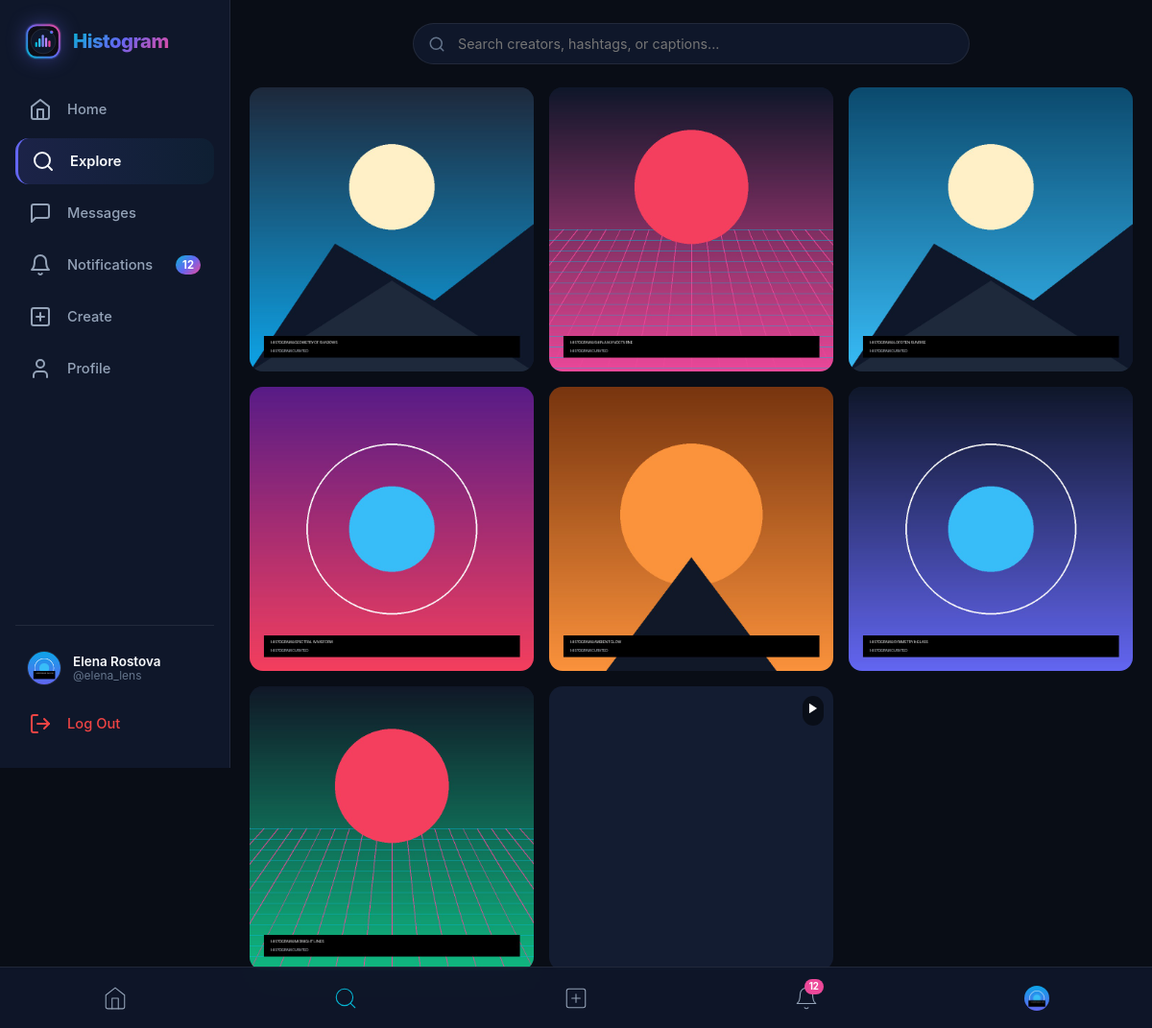
Page /explore (signed in) on the committed database.
### tables this page shows
CREATE TABLE users (
        id INTEGER PRIMARY KEY AUTOINCREMENT,
        username TEXT UNIQUE NOT NULL COLLATE NOCASE,
        email TEXT UNIQUE NOT NULL COLLATE NOCASE,
        password_hash TEXT NOT NULL,
        full_name TEXT,
        bio TEXT,
        profile_picture TEXT DEFAULT 'default_avatar.svg',
        created_at TIMESTAMP DEFAULT CURRENT_TIMESTAMP
    );

CREATE TABLE posts (
        id INTEGER PRIMARY KEY AUTOINCREMENT,
        user_id INTEGER NOT NULL,
        media_path TEXT NOT NULL,
        media_type TEXT NOT NULL CHECK(media_type IN ('image', 'video')),
        caption TEXT,
        created_at TIMESTAMP DEFAULT CURRENT_TIMESTAMP,
        FOREIGN KEY (user_id) REFERENCES users(id) ON DELETE CASCADE
    );

### app.py (the view)
@app.route('/explore')
def explore():
    current_user = get_current_user()
    user_id = current_user['id'] if current_user else 0
    posts = database.query_db("""
        SELECT p.*, u.username, u.profile_picture,
               (SELECT COUNT(*) FROM likes WHERE post_id = p.id) AS likes_count,
               (SELECT COUNT(*) FROM comments WHERE post_id = p.id) AS comments_count
        FROM posts p
        JOIN users u ON p.user_id = u.id
        ORDER BY likes_count DESC, p.created_at DESC
        LIMIT 60
    """)
    return render_template('explore.html', posts=[dict(p) for p in posts])

### app.py (called while the page is built)
def get_current_user():
    user_id = session.get('user_id')
    if not user_id:
        return None
    return database.query_db("SELECT * FROM users WHERE id = ?", (user_id,), one=True)

@app.context_processor
def inject_global_context():
    current_user = get_current_user()
    unread_notifications = 0
    unread_messages = 0
    if current_user:
        n_row = database.query_db(
            "SELECT COUNT(*) as cnt FROM notifications WHERE user_id = ? AND is_read = 0",
            (current_user['id'],), one=True
        )
        unread_notifications = n_row['cnt'] if n_row else 0
        m_row = database.query_db(
            "SELECT COUNT(*) as cnt FROM messages WHERE receiver_id = ? AND is_read = 0",
            (current_user['id'],), one=True
        )
        unread_messages = m_row['cnt'] if m_row else 0
    return {
        'current_user': current_user,
        'unread_notifications_count': unread_notifications,
        'unread_messages_count': unread_messages,
        'now_year': datetime.now().year
    }

### database.py (called while the page is built)
def get_db_connection():
    conn = sqlite3.connect(DATABASE_PATH)
    conn.row_factory = sqlite3.Row
    conn.execute("PRAGMA foreign_keys = ON;")
    return conn

def query_db(query, args=(), one=False):
    conn = get_db_connection()
    cur = conn.cursor()
    cur.execute(query, args)
    r = cur.fetchall()
    conn.close()
    return (r[0] if r else None) if one else r

### templates/explore.html (shortened to what this page needs)
{% extends "base.html" %}
{% block content %}
<div class="explore-container">
  <div class="search-bar-wrapper">
    <input type="text" id="search-input" class="search-input" placeholder="Search creators, hashtags, or captions..." oninput="handleSearchInput(this.value)" autocomplete="off">
  </div>
  {% if posts %}
  <div class="media-grid">
    {% for post in posts %}
    <a href="{{ url_for('view_post', post_id=post.id) }}" class="grid-item">
      {% if post.media_type == 'video' %}
        <video src="{{ url_for('serve_upload', folder='posts', filename=post.media_path) }}" preload="metadata"></video>
        <div class="grid-video-badge">
          <svg xmlns="http://www.w3.org/2000/svg" width="14" height="14" viewBox="0 0 24 24" fill="currentColor"><polygon points="5 3 19 12 5 21 5 3"/></svg>
        </div>
      {% else %}
        <img src="{{ url_for('serve_upload', folder='posts', filename=post.media_path) }}" alt="Post by {{ post.username }}" loading="lazy">
      {% endif %}
    </a>
    {% endfor %}
  </div>
  {% else %}
  <div style="text-align:center;padding:60px 20px;color:var(--text-dim);">
    <p style="font-size:1.1rem;">No explore posts available yet.</p>
  </div>
  {% endif %}
</div>
{% endblock %}

### templates/base.html (shortened to what this page needs)
<!DOCTYPE html>
<html lang="en">
<head>
  <link rel="stylesheet" href="{{ url_for('static', filename='css/style.css') }}">
</head>
<body>
  <div class="app-wrapper">
    {% if current_user %}
    <aside class="app-sidebar">
      <a href="{{ url_for('home') }}" class="brand-container">
        <img src="{{ url_for('static', filename='images/logo.svg') }}" class="brand-logo-svg" alt="Histogram">
        <span class="brand-name">Histogram</span>
      </a>
      <nav class="nav-menu">
        <a href="{{ url_for('home') }}" class="nav-item {% if request.endpoint == 'home' %}active{% endif %}">
          <svg xmlns="http://www.w3.org/2000/svg" viewBox="0 0 24 24" fill="none" stroke="currentColor" stroke-linecap="round" stroke-linejoin="round"><path d="m3 9 9-7 9 7v11a2 2 0 0 1-2 2H5a2 2 0 0 1-2-2z"/><polyline points="9 22 9 12 15 12 15 22"/></svg>
          <span class="nav-label">Home</span>
        </a>
        <a href="{{ url_for('explore') }}" class="nav-item {% if request.endpoint == 'explore' %}active{% endif %}">
          <svg xmlns="http://www.w3.org/2000/svg" viewBox="0 0 24 24" fill="none" stroke="currentColor" stroke-linecap="round" stroke-linejoin="round"><circle cx="11" cy="11" r="8"/><line x1="21" y1="21" x2="16.65" y2="16.65"/></svg>
          <span class="nav-label">Explore</span>
        </a>
        <a href="{{ url_for('messages_page') }}" class="nav-item {% if request.endpoint == 'messages_page' %}active{% endif %}">
          <svg xmlns="http://www.w3.org/2000/svg" viewBox="0 0 24 24" fill="none" stroke="currentColor" stroke-linecap="round" stroke-linejoin="round"><path d="M21 15a2 2 0 0 1-2 2H7l-4 4V5a2 2 0 0 1 2-2h14a2 2 0 0 1 2 2z"/></svg>
          <span class="nav-label">Messages</span>
        </a>
        <a href="{{ url_for('notifications_page') }}" class="nav-item {% if request.endpoint == 'notifications_page' %}active{% endif %}">
          <svg xmlns="http://www.w3.org/2000/svg" viewBox="0 0 24 24" fill="none" stroke="currentColor" stroke-linecap="round" stroke-linejoin="round"><path d="M18 8A6 6 0 0 0 6 8c0 7-3 9-3 9h18s-3-2-3-9"/><path d="M13.73 21a2 2 0 0 1-3.46 0"/></svg>
          <span class="nav-label">Notifications</span>
          {% if unread_notifications_count > 0 %}
            <span class="nav-badge badge-notifications">{{ unread_notifications_count }}</span>
          {% endif %}
        </a>
        <a href="{{ url_for('create_post') }}" class="nav-item {% if request.endpoint == 'create_post' %}active{% endif %}">
          <svg xmlns="http://www.w3.org/2000/svg" viewBox="0 0 24 24" fill="none" stroke="currentColor" stroke-linecap="round" stroke-linejoin="round"><rect x="3" y="3" width="18" height="18" rx="2" ry="2"/><line x1="12" y1="8" x2="12" y2="16"/><line x1="8" y1="12" x2="16" y2="12"/></svg>
          <span class="nav-label">Create</span>
        </a>
        <a href="{{ url_for('profile', username=current_user.username) }}" class="nav-item {% if request.endpoint == 'profile' and request.view_args.get('username') == current_user.username %}active{% endif %}">
          <svg xmlns="http://www.w3.org/2000/svg" viewBox="0 0 24 24" fill="none" stroke="currentColor" stroke-linecap="round" stroke-linejoin="round"><path d="M19 21v-2a4 4 0 0 0-4-4H9a4 4 0 0 0-4 4v2"/><circle cx="12" cy="7" r="4"/></svg>
          <span class="nav-label">Profile</span>
        </a>
      </nav>
      <div class="sidebar-footer">
        <a href="{{ url_for('profile', username=current_user.username) }}" class="user-profile-btn">
          <img src="{{ url_for('serve_upload', folder='profiles', filename=current_user.profile_picture) }}" class="avatar" alt="">
          <div class="user-meta">
            <span class="name">{{ current_user.full_name or current_user.username }}</span>
            <span class="username">@{{ current_user.username }}</span>
          </div>
        </a>
        <a href="{{ url_for('logout') }}" class="nav-item" style="padding:10px 14px;color:var(--accent-red);" title="Log Out">
          <svg xmlns="http://www.w3.org/2000/svg" viewBox="0 0 24 24" fill="none" stroke="currentColor" stroke-linecap="round" stroke-linejoin="round"><path d="M9 21H5a2 2 0 0 1-2-2V5a2 2 0 0 1 2-2h4"/><polyline points="16 17 21 12 16 7"/><line x1="21" y1="12" x2="9" y2="12"/></svg>
          <span class="nav-label">Log Out</span>
        </a>
      </div>
    </aside>
    {% endif %}
    <main class="app-main" {% if not current_user %}style="margin-left:0;padding-top:40px;"{% endif %}>
      {% block content %}{% endblock %}
    </main>
  </div>
  {% if current_user %}
  <nav class="mobile-bottom-nav">
    <a href="{{ url_for('home') }}" class="mobile-nav-link {% if request.endpoint == 'home' %}active{% endif %}">
      <svg xmlns="http://www.w3.org/2000/svg" viewBox="0 0 24 24" fill="none" stroke="currentColor" stroke-linecap="round" stroke-linejoin="round"><path d="m3 9 9-7 9 7v11a2 2 0 0 1-2 2H5a2 2 0 0 1-2-2z"/><polyline points="9 22 9 12 15 12 15 22"/></svg>
    </a>
    <a href="{{ url_for('explore') }}" class="mobile-nav-link {% if request.endpoint == 'explore' %}active{% endif %}">
      <svg xmlns="http://www.w3.org/2000/svg" viewBox="0 0 24 24" fill="none" stroke="currentColor" stroke-linecap="round" stroke-linejoin="round"><circle cx="11" cy="11" r="8"/><line x1="21" y1="21" x2="16.65" y2="16.65"/></svg>
    </a>
    <a href="{{ url_for('create_post') }}" class="mobile-nav-link {% if request.endpoint == 'create_post' %}active{% endif %}">
      <svg xmlns="http://www.w3.org/2000/svg" viewBox="0 0 24 24" fill="none" stroke="currentColor" stroke-linecap="round" stroke-linejoin="round"><rect x="3" y="3" width="18" height="18" rx="2" ry="2"/><line x1="12" y1="8" x2="12" y2="16"/><line x1="8" y1="12" x2="16" y2="12"/></svg>
    </a>
    <a href="{{ url_for('notifications_page') }}" class="mobile-nav-link {% if request.endpoint == 'notifications_page' %}active{% endif %}">
      <svg xmlns="http://www.w3.org/2000/svg" viewBox="0 0 24 24" fill="none" stroke="currentColor" stroke-linecap="round" stroke-linejoin="round"><path d="M18 8A6 6 0 0 0 6 8c0 7-3 9-3 9h18s-3-2-3-9"/><path d="M13.73 21a2 2 0 0 1-3.46 0"/></svg>
      {% if unread_notifications_count > 0 %}
        <span class="mobile-badge badge-notifications">{{ unread_notifications_count }}</span>
      {% endif %}
    </a>
    <a href="{{ url_for('profile', username=current_user.username) }}" class="mobile-nav-link {% if request.endpoint == 'profile' and request.view_args.get('username') == current_user.username %}active{% endif %}">
      <img src="{{ url_for('serve_upload', folder='profiles', filename=current_user.profile_picture) }}" style="width:26px;height:26px;border-radius:50%;object-fit:cover;" alt="">
    </a>
  </nav>
  {% endif %}
</body>
</html>

### rows in the picture
users: profile_picture (picture), full_name "Elena Rostova", username "elena_lens"
posts: media_path.username (picture)
posts: media_path.username (picture)
posts: media_path.username (picture)
posts: media_path.username (picture)
posts: media_path.username (picture)
posts: media_path.username (picture)
posts: media_path.username (picture)

### other values in the picture
{{ unread_notifications_count }} "12"
